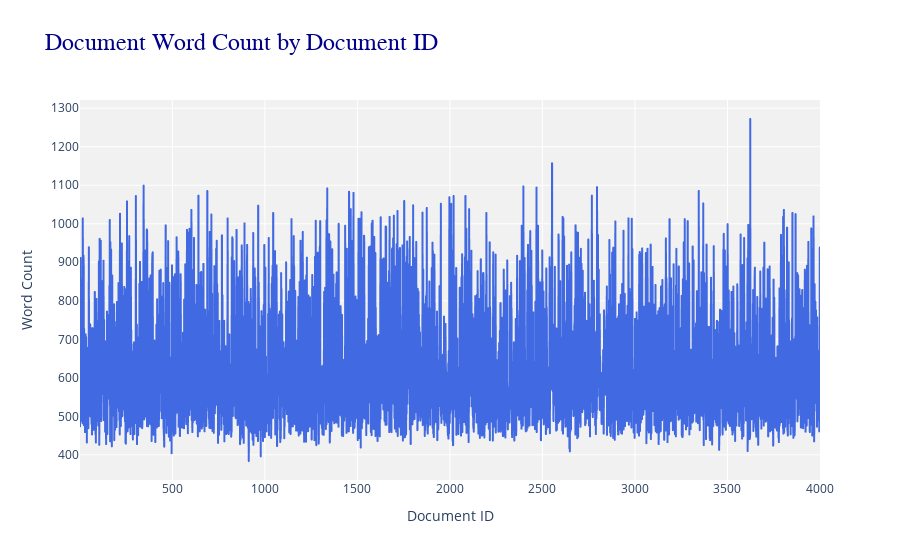

Notebook cell for this chart:
### Markdown cell above
Raw Data word count vs the each doc line visualization

### Code cell
import plotly.express as px


# defining the plot
fig = px.line(
    df, 
    x='id', 
    y='data_word_count', 
    title='Document Word Count by Document ID',
    labels={
        'id': 'Document ID',
        'data_word_count': 'Word Count'
    }
)

# Layout customizations
fig.update_layout(
    title_font=dict(size=24, family='Arial', color='darkblue'),
    xaxis_title='Document ID',
    yaxis_title='Word Count',
    legend_title='Legend',
    legend=dict(yanchor="top", y=0.99, xanchor="left", x=0.01),
    plot_bgcolor='rgba(240, 240, 240, 0.9)'
)

# line style and markers
fig.update_traces(
    line=dict(color='royalblue', width=2),
    marker=dict(size=5, color='darkblue', line=dict(width=1, color='royalblue')),
    name='Word Count'
)

# plot the figure
fig.show()

### Figure 1 — Plotly figure (JSON) as saved in the notebook; plotly's stock layout.template omitted (floating-point values rounded to 4 significant figures; data arrays with more than 128 entries replaced by an {"elided": "..."} marker saying what was removed)
{"data": [{"hovertemplate": "Document ID=%{x}<br>Word Count=%{y}<extra></extra>", "legendgroup": "", "line": {"color": "royalblue", "dash": "solid", "width": 2}, "marker": {"color": "darkblue", "line": {"color": "royalblue", "width": 1}, "size": 5, "symbol": "circle"}, "mode": "lines", "name": "Word Count", "showlegend": false, "type": "scattergl", "x": {"elided": "4000 int values"}, "xaxis": "x", "y": {"elided": "4000 int values"}, "yaxis": "y"}], "layout": {"legend": {"title": {"text": "Legend"}, "tracegroupgap": 0, "x": 0.01, "xanchor": "left", "y": 0.99, "yanchor": "top"}, "plot_bgcolor": "rgba(240, 240, 240, 0.9)", "title": {"font": {"color": "darkblue", "family": "Arial", "size": 24}, "text": "Document Word Count by Document ID"}, "xaxis": {"anchor": "y", "domain": [0, 1], "title": {"text": "Document ID"}}, "yaxis": {"anchor": "x", "domain": [0, 1], "title": {"text": "Word Count"}}}}
